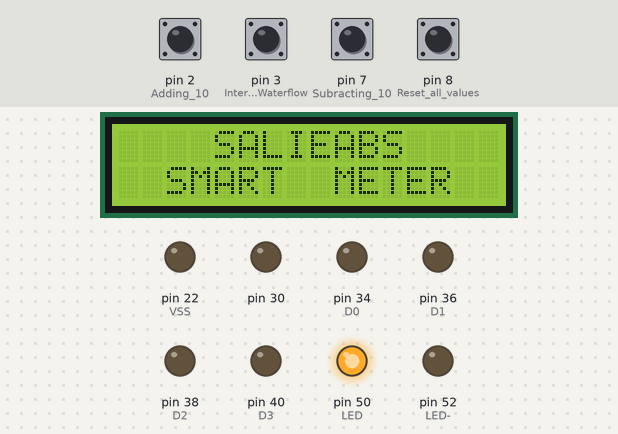
The sketch below on a simulated Arduino Mega 2560, built with avr-gcc and run on an emulated ATmega2560. Parts: 16×2 character LCD, output pins drawn as LEDs (lit = HIGH). The inputs (shaded band) are chosen by the test bench; at power-on: pin 2 (Adding_10), pin 3 (Interrupt_for_Waterflow), pin 7 (Subracting_10), pin 8 (Reset_all_values) HIGH. EEPROM starts erased; the modem accepts every AT command (registered, SIM ready, sends succeed) and sends nothing else; pins used as bus, display or sensor lines are not drawn; what the sketch prints to the serial monitor is not drawn.

Above: at 23.2 s.
At 24.2 s:
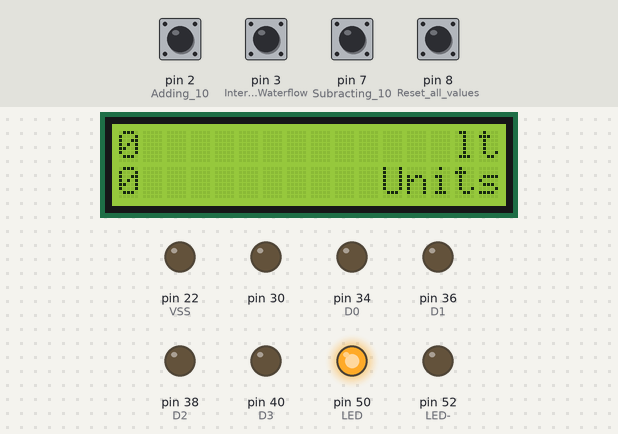

Measured:
- what the display in image 0 shows lasts 1.0 s, from 23.1 s to 24.1 s

The sketch:

ScmcWaterflow_Ver1_3.ino
```cpp
/*

 Project Name: Salem Corporation Smart Water Meter
 Filename:  ScmcWaterflow.ino
 Functions: setup(),loop(), Eepromread(),check(),flowCal(), EepromWrite(), print2Serial(),showLCD(Unsigned long,Unsigned long),falconClient(String)
 Global Variables:  Litre_Str, litres_long, lit_total, Sum, units, units_str,previousTime,currentTime,devID,jsn,FlowFrequency;

 */


#include <LiquidCrystal.h>   //Include library for LCD
#include <SoftwareSerial.h>  //Include library Software Serial for Uno
#include <EEPROM.h>          // Include library for EEPROM
#include <String.h>          //Include library for String


char addr[10] = {
  '0', '1', '2', '3', '4', '5', '6', '7', '8', '9'}; //To Store 10 Bit Address for 10 Value Storage
char value[30];        // To change String to Char for eeprom Write
char result_Bit_13, result_Bit_12, result_Bit_11, result_Bit_10, result_Bit_9, result_Bit_8, result_Bit_7, result_Bit_6, result_Bit_5, result_Bit_4, result_Bit_3, result_Bit_2, result_Bit_1, result_Bit_0;
// To Store Each Address from 0 to 9

String Litre_Str;            //Litre string  to Website
unsigned long litres_long = 0; //To Store Pulse from Interrupt
String lit_total;           //Sum value String
unsigned long Sum ;         // To Add Value Frequently after Interrupt
unsigned long units;       //To Store value (total_litres/1000)
String units_str;          //for String Conversion
unsigned long previousTime = 0; // Millis Calculation
unsigned long currentTime = 0;
unsigned long tmr_20s = 0, tmr_ping = 0; // Millis Calculation
//unsigned long devID = 1000000003;     //CC - Two Digit City Code,ZZ - Two Digit Zone Code,WW - Two Digit Ward Code,DDDD - 4 digit device ID
unsigned long devID = 1002290012;
String jsn;       // To Store Url for data Push
unsigned long FlowFrequency = 0; // Store Pulse Count from UniPolar Sensor
char increment=0;
char decrement=0;
char addinglong=0;
int Subractlong=0;
unsigned long modify=0;
String json;
LiquidCrystal lcd(28, 32, 42, 44, 46, 48);    //digital pins for LCD Function

/*
  Function Name:  ISR
 Input: NIL
 Output: NIL
 Logic: Interrupt Service Routine that will get executed whenever flow meter gives a Falling edge
 */
void interrupt()
{
  FlowFrequency++;
}


void setup()
{
  //delay(300000);   //delay 5 Min
   Serial.begin(9600);
  pinMode(3, INPUT_PULLUP);         //Interrupt for Waterflow
  pinMode(8, INPUT_PULLUP);          //Reset all values
  pinMode(7,INPUT_PULLUP);          // Subracting 10
  pinMode(2,INPUT_PULLUP);          //Adding 10
  delay(3000);
  int State= digitalRead(8);
  Serial.println(State);
  if(State==0)
  {
    Reset();
    Serial.println("Reseted Sucessfully");
  }


  Serial1.begin(2400);
  delay(20000);
  Serial.println("Setup_begin");
  pinMode(22, OUTPUT);  //VSS
  digitalWrite(22, LOW);
  pinMode(24, OUTPUT);  //Vcc
  digitalWrite(24, HIGH);
  //pinMode(26,OUTPUT);   //Vee
  //digitalWrite(26,LOW);
  pinMode(30, OUTPUT);  //R/W
  digitalWrite(30, LOW);
  pinMode(34, OUTPUT);  //D0
  digitalWrite(34, LOW);
  pinMode(36, OUTPUT);  //D1
  digitalWrite(36, LOW);
  pinMode(38, OUTPUT);  //D2
  digitalWrite(38, LOW);
  pinMode(40, OUTPUT);  //D3
  digitalWrite(40, LOW);
  pinMode(50, OUTPUT);  //LED+
  digitalWrite(50, HIGH);
  pinMode(52, OUTPUT);  //LED-
  digitalWrite(52, LOW);
  lcd.begin(16, 2);
  lcd.clear();
  lcd.setCursor(4, 0);
  lcd.print("SALIEABS");
  lcd.setCursor(0, 1);
  lcd.print("  SMART  METER  ");
  Eepromread();
  attachInterrupt(1, interrupt, FALLING);
  Serial.println("Setup_End");

}

void loop()
{
  Adding();
  subracting();
  modify=(addinglong+(Subractlong));
  addinglong=0;
  Subractlong=0;
  if(tmr_20s == 0 || currentTime - tmr_20s >= 10000)
  {
    flowCal();
    EepromWrite();
    print2Serial();
    showLCD(Sum, units);
    tmr_20s = millis();
  }
  if(tmr_ping == 0 || currentTime - tmr_ping >= 15000)        //43200000 for half day  //86400000 for one day //21600000 for 6hrs  //3600000 for 1hr  //10800000 for 3 hors//7200000 for 2hrs//60000 for 1 min //600000 for 10mins
  {
    Serial1.begin(2400);
    delay(15000);
    falconClient(jsn);
    waterSalieabs(json);
    tmr_ping = millis();
  }
  currentTime = millis();
}

void Adding()
{
  increment=digitalRead(2);
  Serial.println(increment);
  if(increment==0)
  {
    addinglong=10;
    Serial.println(addinglong);
  }
}

void subracting()
{
  decrement=digitalRead(7);

  if(decrement==0)
  {
    Subractlong=-10;
  }
}

/*
  Function Name:  Eepromread
 Input: NIL
 Output: NIL
 Logic: Read Address value from 0 to 9
 */
void Eepromread()
{
  result_Bit_9 = EEPROM.read(addr[0]);
  result_Bit_8 = EEPROM.read(addr[1]);
  result_Bit_7 = EEPROM.read(addr[2]);
  result_Bit_6 = EEPROM.read(addr[3]);
  result_Bit_5 = EEPROM.read(addr[4]);
  result_Bit_4 = EEPROM.read(addr[5]);
  result_Bit_3 = EEPROM.read(addr[6]);
  result_Bit_2 = EEPROM.read(addr[7]);
  result_Bit_1 = EEPROM.read(addr[8]);
  result_Bit_0 = EEPROM.read(addr[9]);
  char temp[30] = {
    result_Bit_9, result_Bit_8, result_Bit_7, result_Bit_6, result_Bit_5, result_Bit_4, result_Bit_3, result_Bit_2, result_Bit_1, result_Bit_0    };
  Sum = atol(temp);
}

void Reset()
{
  for (int i = 0; i < 512; i++)
  {
    EEPROM.write(i,0);
  }
  delay(1000);
}


/*
 Function Name:  flowCal
 Input: NIL
 Output: NIL
 Logic:The Function Calculates every 20 Seconds  Sum of Litres (Sum) and Units(1000/perUnit).
 */
void flowCal()
{
  Serial.println("FLOW CAl Begin");
  litres_long = FlowFrequency;
  Sum = Sum + litres_long+modify;
  modify=0;
  Litre_Str = String(litres_long);
  lit_total = String(Sum);
  units = (Sum / 1000);
  units_str = String(units);
  FlowFrequency = 0;
  increment =0;

  //Uncomment the following two lines to send to water.salieabs.com
    json = "AT+HTTPPARA=\"URL\",\"http://water.salieabs.com/Api/getDeviceData.aspx?deviceid=";
    json = json + devID + "&slotreading=" + units_str + "&meterreading=" + lit_total + "&warningcode=00\"";

  //Uncomment the following two lines to send to track.salieabs.com
  jsn = "AT+HTTPPARA=\"URL\",\"http://track.salieabs.com/json/AddTrackDetails.aspx?deviceid=108";
  jsn = jsn + "&analog0=" + lit_total + "&analog1="+ units_str +"&analog2=0&analog3=0&analog4=0&analog5=0&digital0=0&digital1=0&digital2=0&digital3=0&digital4=0&digital5=0&serial0=0&serial1=0&serial2=0&serial3=0&latitude=+1130.6059&longitude=+7806.0677&keypad=0&customstring=SCMC\"";

  Serial.println("FLOW CAl END");
}

/*

 Function Name:  EepromWrite
 Input: NIL
 Output: NIL
 Logic:The Function Writes Total Number of Litres Consumed in EEPROM from Address 0 to 10
 */
void EepromWrite()
{
  lit_total.toCharArray(value, 11);
  for (int i = 0; i < 11; i++)
  {
    EEPROM.write(addr[i], value[i]);
  }
  delay(1000);
}

/*
  Function Name:  showLCD
 Logic:The Function Displays Total Number of Litres Consumed in Row 0 and Units in Row 1
 */
void showLCD(unsigned long thisSample, unsigned long cumulative)
{
  lcd.clear();
  lcd.setCursor(14, 0);
  lcd.print("lt");
  lcd.setCursor(0, 0);
  lcd.print(thisSample);
  lcd.setCursor(11, 1);
  lcd.print("Units");
  lcd.setCursor(0, 1);
  lcd.print(cumulative);
}

/*
  Function Name:  print2Serial
 Logic:The Function Displays Total Number of Litres Consumed and Units in Serial Monitor
 */
void print2Serial()
{
  Serial.print(Sum);
  Serial.print(",");
  Serial.println(units);
  //Serial.println(lit_total);
}

/*
  Function Name:  parseCmd
 Logic:The Function Communicates With GSM for Pushing Data
 */
void parseCmd(String command)
{
  //Serial.print("Command: ");
  //Serial.println(command);
  Serial1.println(command);
  delay(200);
  //Serial.print("Response: ");
  while (Serial1.available() > 0)
  {
    Serial.print(char(Serial1.read()));
  }
}

/*

 Function Name:  falconClient
 Input: NIL
 Output: NIL
 Logic:The Function fetches data to the Server
 */
void falconClient(String json)
{
  parseCmd("AT"); //Check AT
  parseCmd("ATE0");
  parseCmd("AT+SAPBR=3,1,\"ConType\",\"GPRS\"");  //Init GPRS
  parseCmd("AT+SAPBR=3,1,\"APN\",\"www\"");   //Init APN
  parseCmd("AT+SAPBR =1,1");    //ENable GPRS & Get IP Address
  parseCmd("AT+SAPBR=2,1");     //Check IP address
  //parseCmd("ATD9791848808;"); //dial a call
  parseCmd("AT+HTTPINIT");
  parseCmd("AT+HTTPPARA=\"CID\",1");
  parseCmd(json);
  parseCmd("AT+HTTPACTION=0");
  parseCmd("AT+HTTPREAD");
  Serial.println("End of JSON Call\n\n");
  delay(5000);
}

void waterSalieabs(String json)
{
  parseCmd("AT"); //Check AT
  parseCmd("ATE0");
  parseCmd("AT+SAPBR=3,1,\"ConType\",\"GPRS\"");  //Init GPRS
  parseCmd("AT+SAPBR=3,1,\"APN\",\"www\"");   //Init APN
  parseCmd("AT+SAPBR =1,1");    //ENable GPRS & Get IP Address
  parseCmd("AT+SAPBR=2,1");     //Check IP address
  //parseCmd("ATD9791848808;"); //dial a call
  parseCmd("AT+HTTPINIT");
  parseCmd("AT+HTTPPARA=\"CID\",1");
  parseCmd(json);
  parseCmd("AT+HTTPACTION=0");
  parseCmd("AT+HTTPREAD");
  Serial.println("End of JSON Call\n\n");
  delay(5000);
}
```
